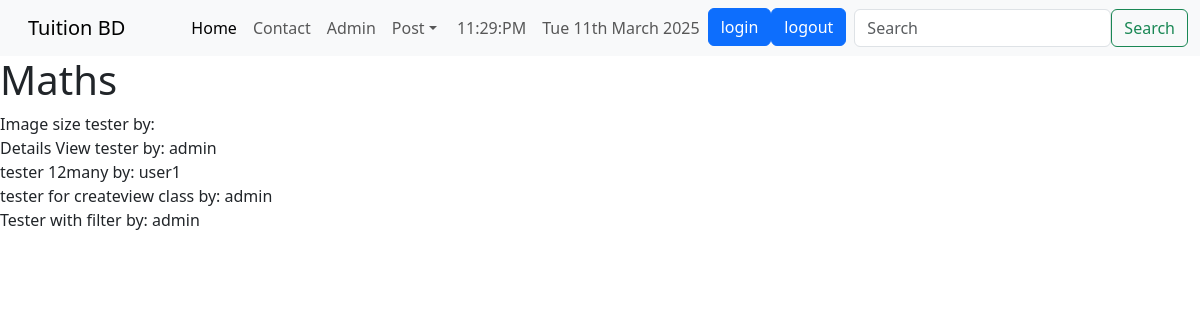
Screenshot of /tuition/subview/ with the database file from the repository.
### tuition/models.py (models this page shows, shortened)
class Subject(models.Model):
    name=models.CharField(max_length=100)

class Post(models.Model):
    categories=(
        ('Teacher','Teacher'),
        ('Student','Student')
    )
    Medium=(('Bangla','Bangla'),
            ('English','English'),
            ('Urdu','Urdu'),
            ('Arabic','Arabic')
            )
    user=models.ForeignKey(User,on_delete=models.CASCADE,blank=True,null=True)
    id=models.AutoField(primary_key=True)
    title=models.CharField(max_length=200)
    slug=models.CharField(max_length=200)
    email=models.EmailField()
    salery=models.IntegerField()
    details=models.TextField()
    available=models.BooleanField()
    category=models.CharField(max_length=100,choices=categories)
    image=models.ImageField(default='default.jpg',upload_to='media/images')
    medium=MultiSelectField(max_length=100,max_choices=3,choices=Medium,default="Bangla")
    subject=models.ManyToManyField(Subject, related_name='Subjects_added')
    class_in=models.ManyToManyField(Class_in,related_name='Class_in')

### tuition/views.py (the view)
# urls.py: path('subview/',subjectView,name='subjectview'),
def subjectView(request):
    sub=Subject.objects.get(name="Maths") #to get the eexact object of having name=Maths
    post=sub.Subjects_added.all() #Subjects_added is the related name in Post Model
    return render(request,'tuition/subjectview.html',{'sub':sub,'post':post})

### templates/tuition/subjectview.html
{% extends "basic.html" %}
{% block body %}
<h1>{{sub.name}}</h1>
{% for p in post %}
{{p.title}} by:
{{p.user.username}} <br>
{% endfor %}
{% endblock body %}

### rows the page displays
Subject: name "Maths"
Post: title "Image size tester"
Post: title "Details View tester", user.username "admin"
Post: title "tester 12many", user.username "user1"
Post: title "tester for createview class", user.username "admin"
Post: title "Tester with filter", user.username "admin"
